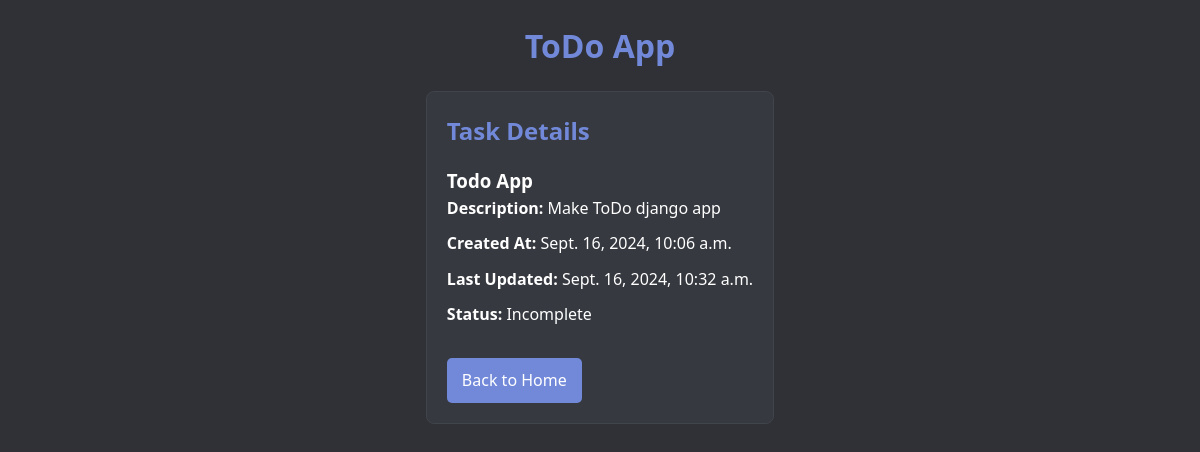
Screenshot of /task/7/ with the database file from the repository.
### todo/models.py (models this page shows, shortened)
class Task(models.Model):
    title = models.CharField(max_length=255)
    description = models.TextField(blank=True, null=True)
    completed = models.BooleanField(default=False)
    created_at = models.DateTimeField(auto_now_add=True)
    updated_at = models.DateTimeField(auto_now=True)

### todo/views.py (the view)
# urls.py: path('task/<int:id>/', views.task_detail, name='task_detail'),
def task_detail(request, id):
    task = get_object_or_404(Task, id=id)
    return render(request, 'todo/task_detail.html', {'task': task})

### todo/templates/todo/task_detail.html
{% extends 'todo/base.html' %}
{% load static %}
{% block content %}
<div class="task-detail">
    <h2>Task Details</h2>
    <div class="task-info">
        <h3>{{ task.title }}</h3>
        <p><strong>Description:</strong> {{ task.description }}</p>
        <p><strong>Created At:</strong> {{ task.created_at }}</p>
        <p><strong>Last Updated:</strong> {{ task.updated_at }}</p>
        <p><strong>Status:</strong> {% if task.completed %} Completed {% else %} Incomplete {% endif %}</p>
    </div>
    <a href="{% url 'home' %}">Back to Home</a>
</div>
{% endblock content %}

### todo/static/todo/css/style.css (style rules this page uses)
* { box-sizing: border-box; margin: 0; padding: 0; }
body { font-family: 'Segoe UI', Tahoma, Geneva, Verdana, sans-serif; background-color: #2f3136; color: #ffffff; line-height: 1.6; }
a { color: #7289da; text-decoration: none; }
.task-detail { background-color: #36393f; border: 1px solid #40444b; border-radius: 8px; padding: 20px; max-width: 600px; margin: auto; }
.task-detail h2 { color: #7289da; margin-bottom: 15px; }
.task-detail p { margin-bottom: 10px; }
.task-detail a { display: inline-block; margin-top: 20px; background-color: #7289da; color: #ffffff; padding: 10px 15px; border-radius: 5px; }

### rows the page displays
Task: title "Todo App", description "Make ToDo django app", created_at "Sept. 16, 2024, 10:06 a.m.", updated_at "Sept. 16, 2024, 10:32 a.m."
